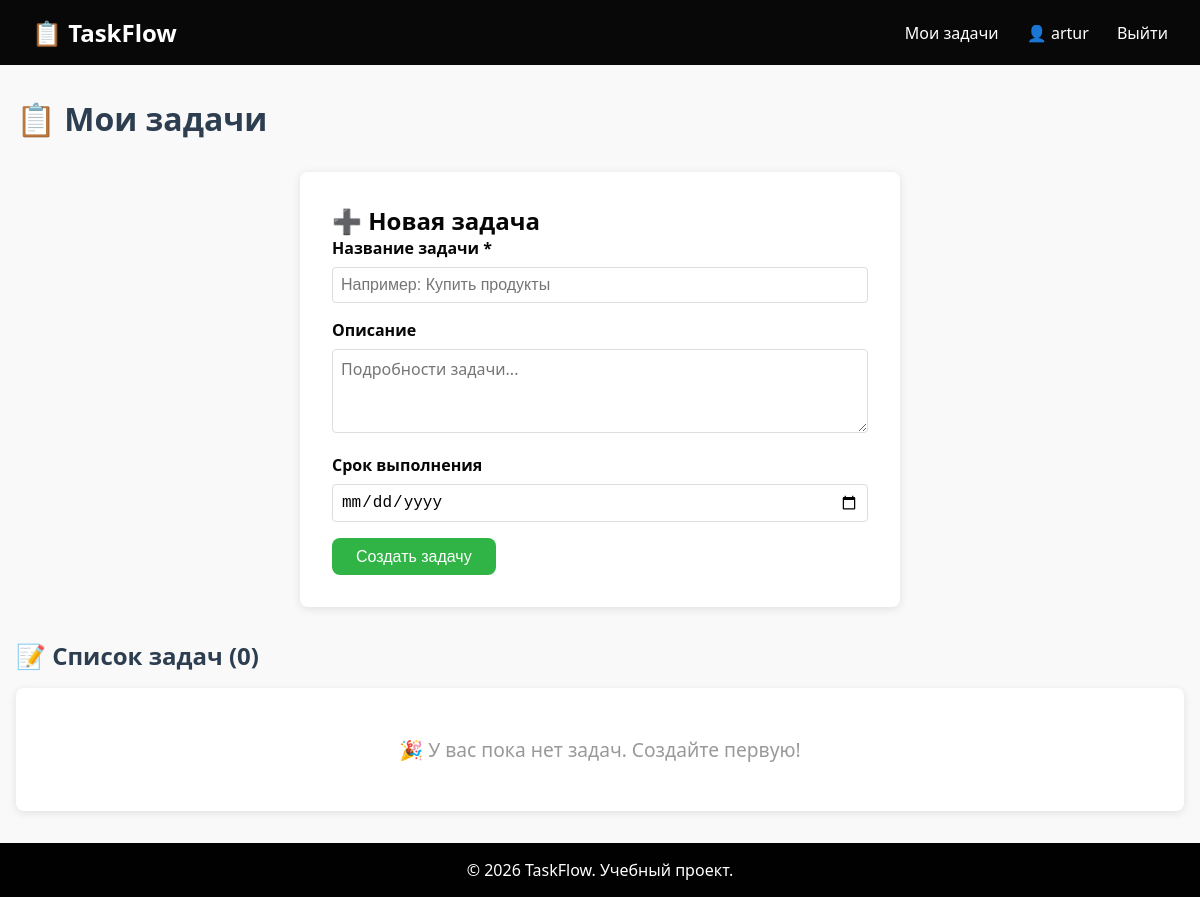
Page /dashboard (signed in) on the earlier database version.
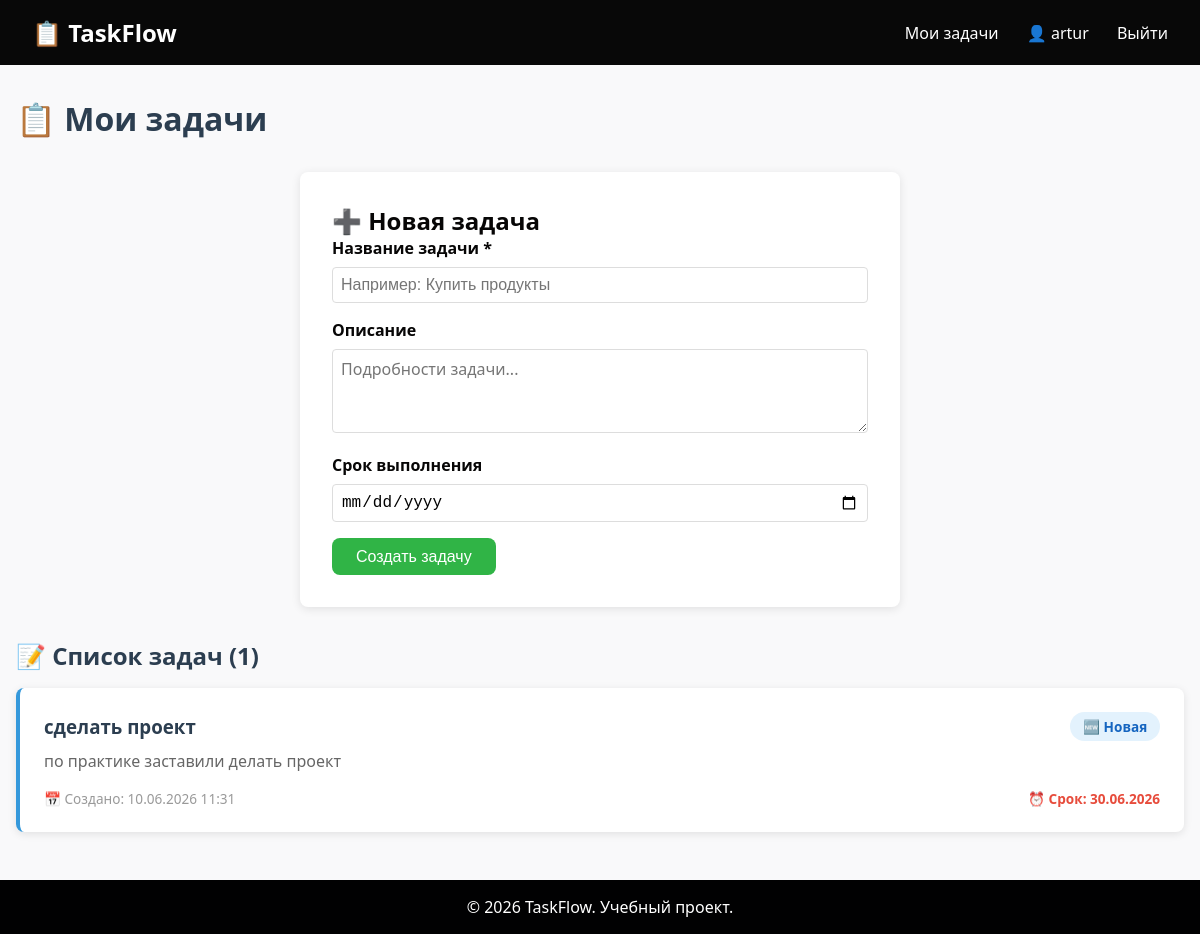
Same page on the later database version.
### app.py (models this page shows, shortened)
class User(UserMixin, db.Model):
    id = db.Column(db.Integer, primary_key=True)
    username = db.Column(db.String(80), unique=True, nullable=False)
    email = db.Column(db.String(120), unique=True, nullable=False)
    password_hash = db.Column(db.String(256), nullable=False)
    created_at = db.Column(db.DateTime, default=datetime.utcnow)
    tasks = db.relationship('Task', backref='author', lazy=True)

class Task(db.Model):
    id = db.Column(db.Integer, primary_key=True)
    title = db.Column(db.String(200), nullable=False)
    description = db.Column(db.Text, default='')
    status = db.Column(db.String(20), default='new')  # new, in_progress, done
    deadline = db.Column(db.Date, nullable=True)
    user_id = db.Column(db.Integer, db.ForeignKey('user.id'), nullable=False)
    created_at = db.Column(db.DateTime, default=datetime.utcnow)

### app.py (the view)
@app.route('/dashboard')
@login_required
def dashboard():
    tasks = Task.query.filter_by(user_id=current_user.id).order_by(Task.created_at.desc()).all()
    return render_template('dashboard.html', tasks=tasks)

### app.py (called while the page is built)
@login_manager.user_loader
def load_user(user_id):
    return db.session.get(User, int(user_id))

### templates/dashboard.html (shortened to what this page needs)
{% extends "base.html" %}
{% block content %}
<div class="dashboard">
    <h1>📋 Мои задачи</h1>
    <div class="form-container" style="max-width: 600px;">
        <h2>➕ Новая задача</h2>
        <form method="POST" action="{{ url_for('add_task') }}">
            <div class="form-group">
                <label for="title">Название задачи *</label>
                <input type="text" id="title" name="title" required placeholder="Например: Купить продукты">
            </div>
            <div class="form-group">
                <label for="description">Описание</label>
                <textarea id="description" name="description" rows="3" placeholder="Подробности задачи..."></textarea>
            </div>
            <div class="form-group">
                <label for="deadline">Срок выполнения</label>
                <input type="date" id="deadline" name="deadline">
            </div>
            <button type="submit" class="btn btn-primary">Создать задачу</button>
        </form>
    </div>
    <div class="tasks-container">
        <h2>📝 Список задач ({{ tasks|length }})</h2>
        {% if tasks %}
            {% for task in tasks %}
                <div class="task-card">
                    <div class="task-header">
                        <h3>{{ task.title }}</h3>
                        <span class="task-status status-{{ task.status }}">
                            {% if task.status == 'new' %}
                                🆕 Новая
                            {% elif task.status == 'in_progress' %}
                                🔄 В работе
                            {% elif task.status == 'done' %}
                                ✅ Выполнена
                            {% endif %}
                        </span>
                    </div>
                    {% if task.description %}
                        <p class="task-description">{{ task.description }}</p>
                    {% endif %}
                    <div class="task-footer">
                        <span class="task-date">📅 Создано: {{ task.created_at.strftime('%d.%m.%Y %H:%M') }}</span>
                        {% if task.deadline %}
                            <span class="task-deadline">⏰ Срок: {{ task.deadline.strftime('%d.%m.%Y') }}</span>
                        {% endif %}
                    </div>
                </div>
            {% endfor %}
        {% else %}
            <div class="empty-state">
                <p>🎉 У вас пока нет задач. Создайте первую!</p>
            </div>
        {% endif %}
    </div>
</div>
{% endblock %}

### templates/base.html (shortened to what this page needs)
<!DOCTYPE html>
<html lang="ru">
<head>
    <link rel="stylesheet" href="{{ url_for('static', filename='css/style.css') }}">
</head>
<body>
    <nav>
        <div class="nav-container">
            <a href="{{ url_for('index') }}" class="logo">📋 TaskFlow</a>
            <div class="nav-links">
                {% if current_user.is_authenticated %}
                    <a href="{{ url_for('dashboard') }}">Мои задачи</a>
                    <span>👤 {{ current_user.username }}</span>
                    <a href="{{ url_for('logout') }}">Выйти</a>
                {% else %}
                    <a href="{{ url_for('login') }}">Войти</a>
                    <a href="{{ url_for('register') }}">Регистрация</a>
                {% endif %}
            </div>
        </div>
    </nav>
    <main>
        {% block content %}{% endblock %}
    </main>
    <footer>
        <p>© 2026 TaskFlow. Учебный проект.</p>
    </footer>
</body>
</html>

### static/css/style.css (style rules this page uses)
* { margin: 0; padding: 0; box-sizing: border-box; }
body { font-family: 'Segoe UI', Tahoma, Geneva, Verdana, sans-serif; background: #f9f9fa; color: #070606; min-height: 100vh; display: flex; flex-direction: column; }
nav { background: #080808; color: white; padding: 1rem 2rem; }
.nav-container { max-width: 1200px; margin: 0 auto; display: flex; justify-content: space-between; align-items: center; }
.logo { color: white; text-decoration: none; font-size: 1.5rem; font-weight: bold; }
.nav-links a, .nav-links span { color: white; text-decoration: none; margin-left: 1.5rem; }
main { flex: 1; max-width: 1200px; margin: 2rem auto; padding: 0 1rem; width: 100%; }
.form-container { max-width: 400px; margin: 2rem auto; background: white; padding: 2rem; border-radius: 8px; box-shadow: 0 2px 10px rgba(0,0,0,0.1); }
.form-group { margin-bottom: 1rem; }
.form-group label { display: block; margin-bottom: 0.5rem; font-weight: 600; }
.form-group input { width: 100%; padding: 0.5rem; border: 1px solid #ddd; border-radius: 4px; font-size: 1rem; }
.btn { display: inline-block; padding: 0.6rem 1.5rem; border: none; border-radius: 8px; cursor: pointer; font-size: 1rem; text-decoration: none; }
.btn-primary { background: #30b446; color: white; }
footer { background: #010102; color: white; text-align: center; padding: 1rem; }
.dashboard { width: 100%; }
.dashboard h1 { margin-bottom: 2rem; color: #2c3e50; }
.form-group textarea { width: 100%; padding: 0.5rem; border: 1px solid #ddd; border-radius: 4px; font-size: 1rem; font-family: inherit; resize: vertical; }
.tasks-container { margin-top: 2rem; }
.tasks-container h2 { margin-bottom: 1rem; color: #2c3e50; }
.task-card { background: white; padding: 1.5rem; margin-bottom: 1rem; border-radius: 8px; box-shadow: 0 2px 8px rgba(0,0,0,0.1); border-left: 4px solid #3498db; transition: transform 0.2s; }
.task-header { display: flex; justify-content: space-between; align-items: center; margin-bottom: 0.5rem; }
.task-header h3 { margin: 0; color: #2c3e50; }
.task-status { padding: 0.3rem 0.8rem; border-radius: 20px; font-size: 0.85rem; font-weight: 600; }
.status-new { background: #e3f2fd; color: #1565c0; }
.task-description { color: #666; margin-bottom: 1rem; line-height: 1.5; }
.task-footer { display: flex; justify-content: space-between; font-size: 0.85rem; color: #999; }
.task-deadline { color: #e74c3c; font-weight: 600; }

Differences in the rows shown:
added Task: title "сделать проект", status "🆕 Новая", description "по практике заставили делать проект", created_at "10.06.2026 11:31", deadline "30.06.2026"
Other differences:
{{ tasks|length }}: "0" → "1"
text no longer shown: "🎉 У вас пока нет задач. Создайте первую!"
